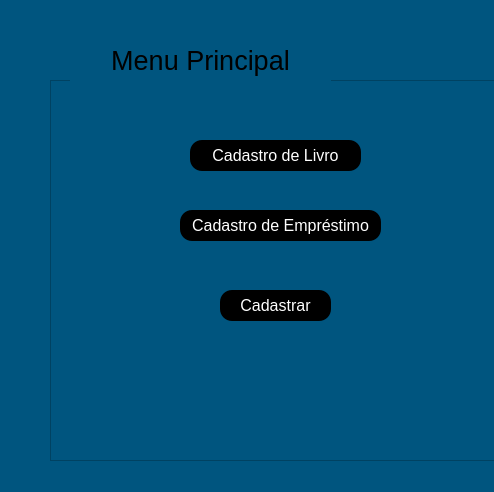
<?xml version="1.0" encoding="UTF-8"?>
<ui version="4.0">
 <class>Form</class>
 <widget class="QWidget" name="Form">
  <property name="geometry">
   <rect>
    <x>0</x>
    <y>0</y>
    <width>494</width>
    <height>492</height>
   </rect>
  </property>
  <property name="windowTitle">
   <string>Form</string>
  </property>
  <property name="styleSheet">
   <string notr="true">background-color: rgb(0, 85, 127);</string>
  </property>
  <widget class="QFrame" name="frame">
   <property name="geometry">
    <rect>
     <x>50</x>
     <y>80</y>
     <width>461</width>
     <height>381</height>
    </rect>
   </property>
   <property name="frameShape">
    <enum>QFrame::StyledPanel</enum>
   </property>
   <property name="frameShadow">
    <enum>QFrame::Raised</enum>
   </property>
   <widget class="QPushButton" name="pushButton">
    <property name="geometry">
     <rect>
      <x>140</x>
      <y>60</y>
      <width>171</width>
      <height>31</height>
     </rect>
    </property>
    <property name="styleSheet">
     <string notr="true">QPushButton {

	background-color: rgb(0, 0, 0);
	color: rgb(255, 255, 255);
	border-radius:12px;
	font-size:16px;

}
QPushButton:hover{
	background-color: rgb(255, 255, 255);
	color: rgb(0, 0, 0);
}</string>
    </property>
    <property name="text">
     <string>Cadastro de Livro</string>
    </property>
   </widget>
   <widget class="QPushButton" name="pushButton_2">
    <property name="geometry">
     <rect>
      <x>130</x>
      <y>130</y>
      <width>201</width>
      <height>31</height>
     </rect>
    </property>
    <property name="styleSheet">
     <string notr="true">QPushButton {

	background-color: rgb(0, 0, 0);
	color: rgb(255, 255, 255);
	border-radius:12px;
	font-size:16px;

}
QPushButton:hover{
	background-color: rgb(255, 255, 255);
	color: rgb(0, 0, 0);
}</string>
    </property>
    <property name="text">
     <string>Cadastro de Empréstimo</string>
    </property>
   </widget>
   <widget class="QPushButton" name="btn_cadastrar_2">
    <property name="geometry">
     <rect>
      <x>170</x>
      <y>210</y>
      <width>111</width>
      <height>31</height>
     </rect>
    </property>
    <property name="font">
     <font>
      <pointsize>12</pointsize>
     </font>
    </property>
    <property name="cursor">
     <cursorShape>PointingHandCursor</cursorShape>
    </property>
    <property name="styleSheet">
     <string notr="true">QPushButton {
	background-color:rgb(0,0,0);
	color:rgb(255,255,255);
	border-radius:12px;

}
QPushButton:hover{
	background-color:rgb(255,255,255);
	color:rgb(0,0,0);
}
</string>
    </property>
    <property name="text">
     <string>Cadastrar</string>
    </property>
   </widget>
  </widget>
  <widget class="QLabel" name="label">
   <property name="geometry">
    <rect>
     <x>70</x>
     <y>30</y>
     <width>261</width>
     <height>61</height>
    </rect>
   </property>
   <property name="font">
    <font>
     <pointsize>20</pointsize>
    </font>
   </property>
   <property name="text">
    <string>Menu Principal</string>
   </property>
   <property name="alignment">
    <set>Qt::AlignCenter</set>
   </property>
  </widget>
 </widget>
 <resources/>
 <connections/>
</ui>
